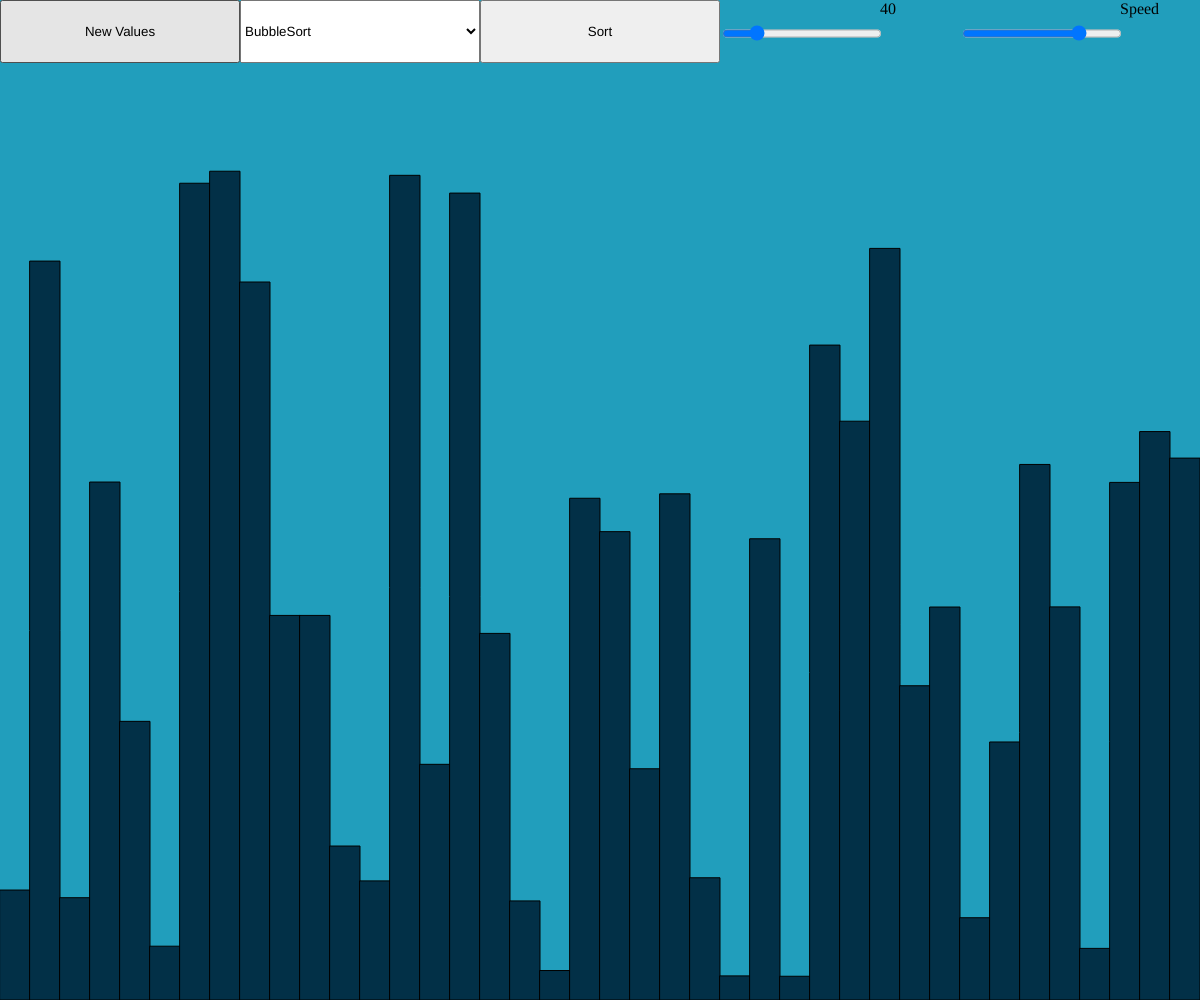
Frame 1 (no input)
Frame 60 (no input): identical to frame 1, image omitted
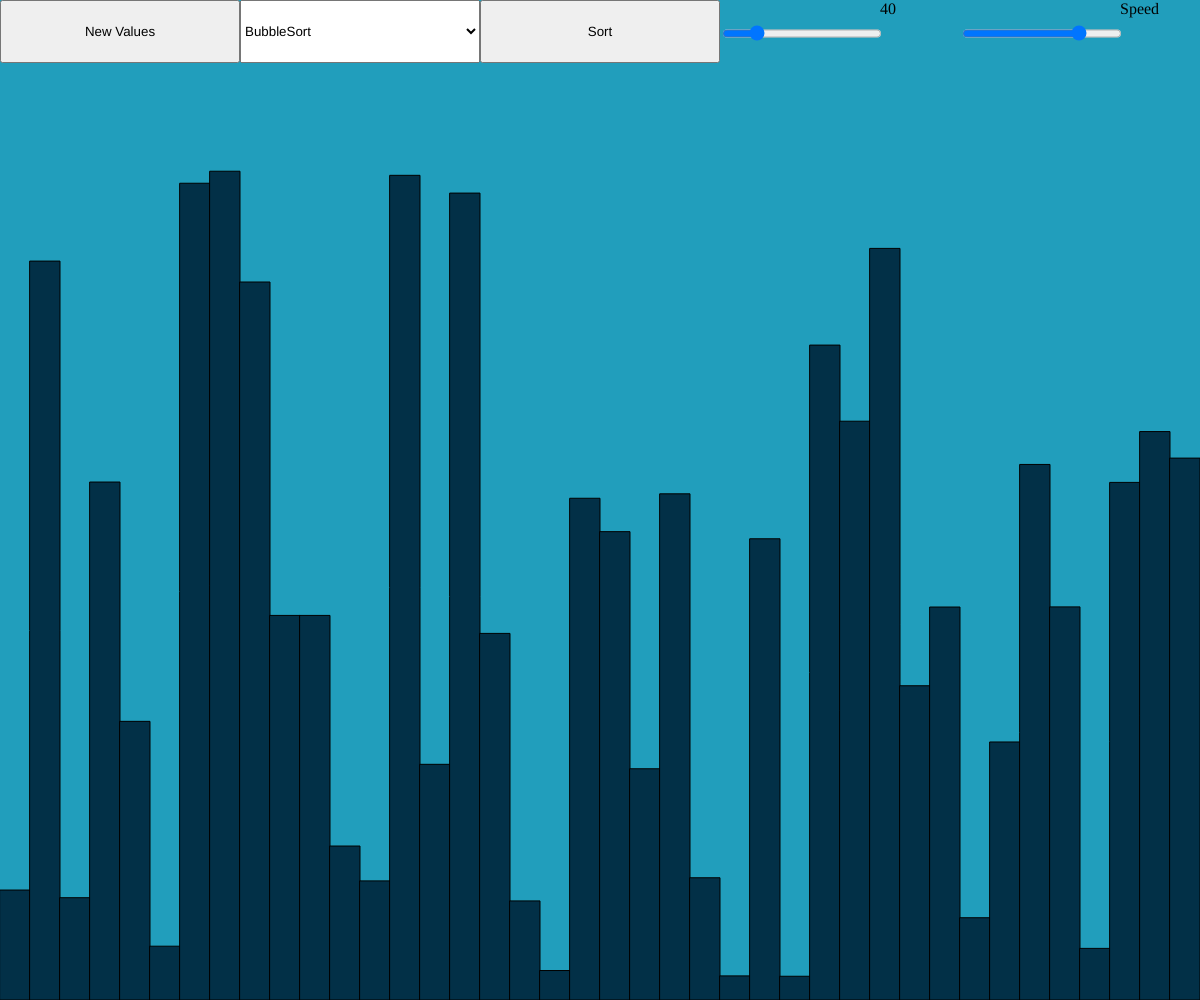
Frame 120 (the mouse pressed at the canvas centre since frame 60)

The p5.js sketch that drew these frames (run headless with seeded random() and noise() and a simulated clock; from frame 60 on, the mouse is pressed at the canvas centre):

// p5.js sketch
// ── sketch.js
//#####################################
//Global Variables
var values // <-- Array to sort
var types // <-- Type of each value in the array (to color the bars)
var sliderNumValues// <-- Slider to change the num of values
var sliderSpeed // <-- Slider to change the speed of visualization
var selectSorter // <-- Select to select the sorting algorithm
var buttonNewValues // <-- Button to get new values
var buttonSortValues // <-- Button to sort the values
var numValues // <-- Current length of the array values
var divNumValues// <-- Div to display the current num of values
var divSpeedText// <-- Div to indicate that sliderSpeed changes the speed
//#####################################



//#####################################
//Auxiliar Functions
/*
* Fill the array with random values
*/
function newValues() {
  for(let i = 0;i<values.length;i++){
    values[i] = random(windowHeight*5/6)
  }
}

/*
* Create two arrays with lengths num and fill the values with random values and the types with -1
* @param num - Length of the array
*/
function setValues(num){
  numValues = num
  values = new Array(num)
  types = new Array(num).fill(-1)
  newValues()
}

/*
* Set the var sorter to the select sorter
*/
function sorter(){
  selectValue = selectSorter.value()
  console.log(selectValue)
  if(selectValue == "BubbleSort"){
    bubbleSort()
  }
  else if(selectValue == "Insertion Sort"){
    insertionSort()
  }
}

/*
* Waits a certain amount of time but in a asynchronous way
* @param ms - time in ms to wait
*/
function sleep(ms){
  return new Promise(resolve => setTimeout(resolve,ms));
}
//#####################################



//#####################################
//P5 Standards Function
/*
* Executed 1 time when the program starts
*/
function setup() {
  canva = createCanvas(windowWidth,windowHeight);

  //Slider to change the num of values
  sliderNumValues = createSlider(3,200,40,1)
  sliderNumValues.position(3*windowWidth/5,0)
  sliderNumValues.size(2*windowWidth/15,windowHeight/16)
  
   //Set the array
   setValues(40)
   numValues = 50

   //Div to display the current num of values
   divNumValues = createDiv(40)
   divNumValues.position(3*windowWidth/5+2*windowWidth/15,0)
   divNumValues.size(windowWidth/15,windowHeight/16)
   divNumValues.addClass("divNumValues")


  //Slider to change the speed of visualization
  sliderSpeed = createSlider(0,99,75)
  sliderSpeed.position(4*windowWidth/5,0)
  sliderSpeed.size(2*windowWidth/15,windowHeight/16)
  sliderSpeed.addClass("slider")

  //Div to indicate that sliderSpeed changes the speed
  divSpeedText = createDiv("Speed")
  divSpeedText.position(4*windowWidth/5+2*windowWidth/15,0)
  divSpeedText.size(windowWidth/15,windowHeight/16)
  divSpeedText.addClass("divNumValues")

  //Select to select the sorting algorithm
  selectSorter = createSelect()
  selectSorter.position(windowWidth/5,0)
  selectSorter.size(windowWidth/5,windowHeight/16)
  selectSorter.option("BubbleSort")
  selectSorter.option("Insertion Sort")
  selectSorter.selected("BubbleSort")
  selectSorter.addClass("select")

  //Button to get new values
  buttonNewValues = createButton("New Values")
  buttonNewValues.position(0,0)
  buttonNewValues.size(windowWidth/5,windowHeight/16)
  buttonNewValues.mousePressed(newValues)
  buttonNewValues.addClass("buttonNewValues")

  //Button to sort the values
  buttonSortValues = createButton("Sort")
  buttonSortValues.position(2*windowWidth/5,0)
  buttonSortValues.size(windowWidth/5,windowHeight/16)
  buttonSortValues.mousePressed(sorter)
  buttonSortValues.addClass("buttonSort")

}

/*
* Executed every frame
*/
function draw() {

  background("#219ebc")

  //Número de valores
  if(numValues != sliderNumValues.value()){
    setValues(sliderNumValues.value())
    divNumValues.html(sliderNumValues.value())
  }


  //Draw the bars
  for(let i = 0;i<windowWidth/2;i++){
    if(types[i] == -1)
      fill("#023047")
    else if(types[i] == 0){
      fill("#8ecae6")
    }
    else if(types[i] == 1){
      fill("#ffb703")
    }
    rect(i*windowWidth/numValues,windowHeight - values[i], windowWidth/numValues,values[i])
  }
 
}

//#####################################



//#####################################
//Auxiliar Sort Algoriths Functions
/*
* Swap 2 values in the values array in a asynchronous way (used by Bubblesort)
* @param index1 - index of first element to be swapped
* @param index2 -index of second element to be swapped
*/
async function swap(index1,index2){
  await sleep(100-sliderSpeed.value())
  let tmp = values[index1]
  values[index1] = values[index2]
  values[index2] = tmp
  types[index1] = -1
  types[index2] = 0
}
//#####################################



//#####################################
//Sort Algorithms
/*
* Asynchronous Bubblesort algorithm
*/
async function bubbleSort(){
  for(let i=0;i<values.length;i++){
    for(let j=0;j<values.length-1-i;j++){
      types[j] = -1
      if(values[j] > values[j+1]){
        types[j] = 0
        await swap(j,j+1)
      }
    }
    types[values.length-1-i] = -1
  }
}

/*
* Asynchronous Insertion Sort algorithm
*/
async function insertionSort(){
  for(let i = 1;i < values.length; i++){
    let current = values[i]
    let j = i-1
    types[j] = 0
    while((j>-1) && (values[j] > current)){
      types[j] = 0
      await sleep(100-sliderSpeed.value())
      types[j] = -1
      values[j+1] = values[j]
      j--
    }
    types[j] = -1
    values[j+1] = current
  }
}

/* 
* Asynchronous QuickSort algorithm
*/
async function quickSort(left,rigth){

}

//#####################################

// ── style.css
body{padding: 0;margin: 0;overflow: hidden;}

.buttonSort, .buttonNewValues{
	background-color:#63b8ee;
    border-width: 0;
	cursor:pointer;
	color: black;
	font-family:Arial;
	font-weight:bold;
	text-decoration:none;
    font-size: 1.5vw;
}
.buttonSort:hover, .buttonNewValues:hover{
	background-color:#468ccf;
}
.buttonSort:active, .buttonNewValues:active{
	position:relative;
}

.select {
    font-family: 'Arial';
    cursor: pointer;
    outline: 0;
    background: #63b8ee;
    color: #000000;
    font-weight: bold;
    text-align: center;
    border: none;
    font-size: 1.5vw;
}
.select:hover{
    color: #000000;
    background: #468ccf;
}

.divNumValues{
    font-weight: bold;
    color: #000000;
    display: flex;
    justify-content: center;
    align-items: center;
    font-size: 1.5vw;
}
